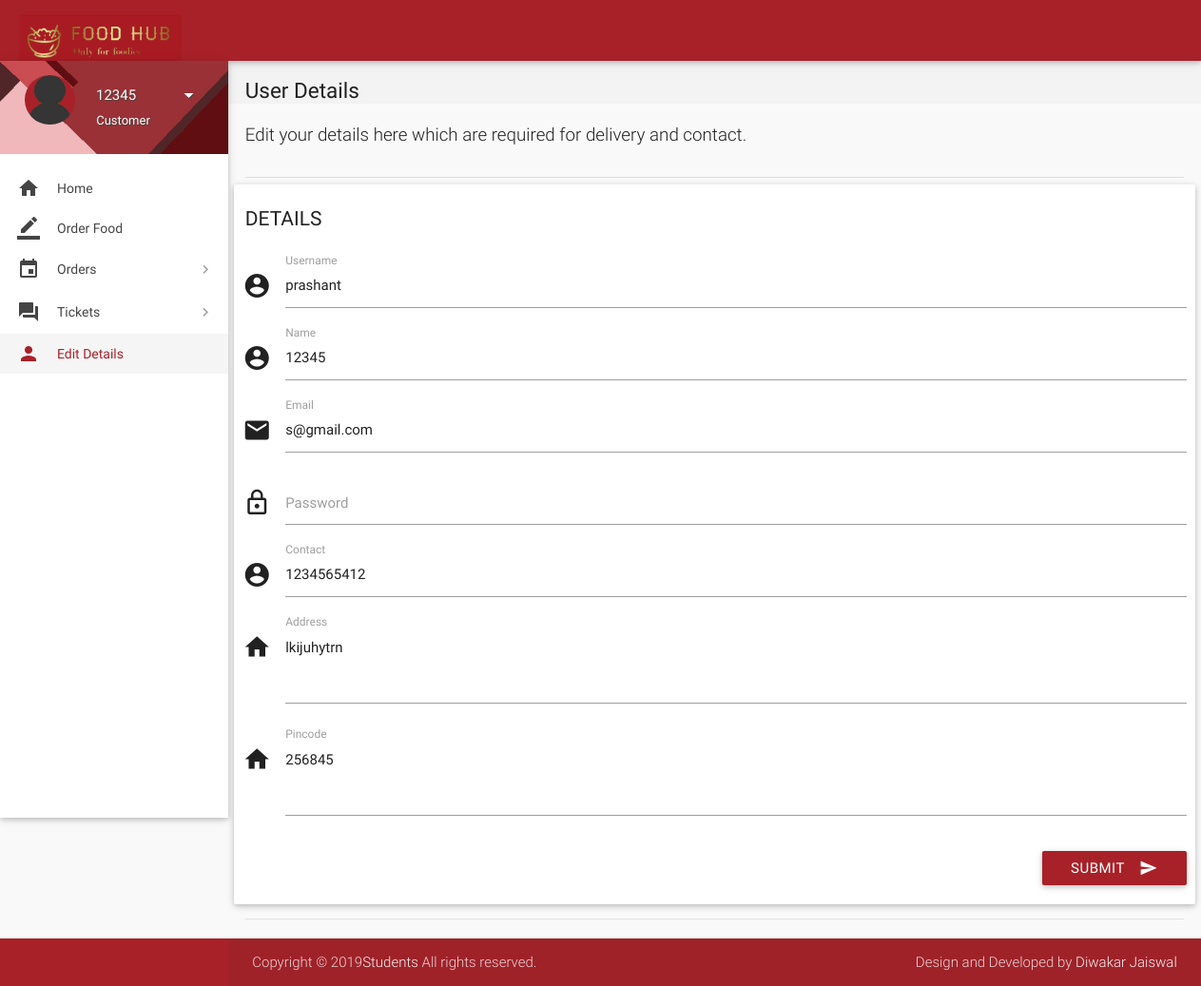
/details.php (signed in), run on the app's committed database.
### tables this page shows
CREATE TABLE `users` (
  `id` int(11) NOT NULL,
  `role` varchar(15) NOT NULL DEFAULT 'Customer',
  `name` varchar(15) NOT NULL,
  `username` varchar(10) NOT NULL,
  `password` varchar(16) NOT NULL,
  `email` varchar(35) DEFAULT NULL,
  `address` varchar(300) DEFAULT NULL,
  `pincode` int(6) NOT NULL,
  `contact` bigint(11) NOT NULL,
  `deleted` tinyint(4) NOT NULL DEFAULT '0'
);

### includes/connect.php (called while the page is built, shortened)
<?php
$role = $_SESSION['role'];
?>

### details.php (the view, shortened to what this page needs)
<?php
include 'includes/connect.php';
$user_id = $_SESSION['user_id'];
$result = mysqli_query($con, "SELECT * FROM users where id = $user_id");
while($row = mysqli_fetch_array($result)){
$name = $row['name'];
$address = $row['address'];
$contact = $row['contact'];
$email = $row['email'];
$username = $row['username'];
$pincode = $row['pincode'];
}
	if($_SESSION['customer_sid']==session_id())
	{
		?>
<!DOCTYPE html>
<html lang="en">
<head>
  <link href="css/materialize.min.css" type="text/css" rel="stylesheet" media="screen,projection">
  <link href="css/style.min.css" type="text/css" rel="stylesheet" media="screen,projection">
  <link href="css/custom/custom.min.css" type="text/css" rel="stylesheet" media="screen,projection">
  <link href="js/plugins/perfect-scrollbar/perfect-scrollbar.css" type="text/css" rel="stylesheet" media="screen,projection">
</head>
<body>
  <header id="header" class="page-topbar">
        <div class="navbar-fixed">
            <nav class="navbar-color">
                <div class="nav-wrapper">
                    <ul class="left">
                      <li><h1 class="logo-wrapper"><a href="order.php" class="brand-logo darken-1"><img src="images/logo.png" alt="logo"></a> <span class="logo-text">Logo</span></h1></li>
                    </ul>
                </div>
            </nav>
        </div>
  </header>
  <div id="main">
    <div class="wrapper">
      <aside id="left-sidebar-nav">
        <ul id="slide-out" class="side-nav fixed leftside-navigation">
            <li class="user-details cyan darken-2">
            <div class="row">
                <div class="col col s4 m4 l4">
                    <img src="images/avatar.jpg" alt="" class="circle responsive-img valign profile-image">
                </div>
                <div class="col col s8 m8 l8">
                    <a class="btn-flat dropdown-button waves-effect waves-light white-text profile-btn" href="#" data-activates="profile-dropdown"><?php echo $name;?> <i class="mdi-navigation-arrow-drop-down right"></i></a>
                    <p class="user-roal"><?php echo $role;?></p>
                </div>
            </div>
            </li>
            <li class="bold"><a href="index.php" class="waves-effect waves-cyan"><i class="mdi-action-home prefix"></i> Home</a>
            </li>
            <li class="bold"><a href="order.php" class="waves-effect waves-cyan"><i class="mdi-editor-border-color"></i> Order Food</a>
            </li>
                <li class="no-padding">
                    <ul class="collapsible collapsible-accordion">
                        <li class="bold"><a class="collapsible-header waves-effect waves-cyan"><i class="mdi-editor-insert-invitation"></i> Orders</a>
                        </li>
                    </ul>
                </li>
                <li class="no-padding">
                    <ul class="collapsible collapsible-accordion">
                        <li class="bold"><a class="collapsible-header waves-effect waves-cyan"><i class="mdi-action-question-answer"></i> Tickets</a>
                        </li>
                    </ul>
                </li>
            <li class="bold active"><a href="details.php" class="waves-effect waves-cyan"><i class="mdi-social-person"></i> Edit Details</a>
            </li>
        </ul>
        </aside>
      <section id="content">
        <div id="breadcrumbs-wrapper">
          <div class="container">
            <div class="row">
              <div class="col s12 m12 l12">
                <h5 class="breadcrumbs-title">User Details</h5>
              </div>
            </div>
          </div>
        </div>
        <div class="container">
          <p class="caption">Edit your details here which are required for delivery and contact.</p>
          <div class="divider"></div>
            <div class="row">
              <div class="col s12 m4 l3">
                <h4 class="header">Details</h4>
              </div>
<div>
                <div class="card-panel">
                  <div class="row">
                    <form class="formValidate" id="formValidate" method="post" action="routers/details-router.php" novalidate="novalidate"class="col s12">
                      <div class="row">
                        <div class="input-field col s12">
                          <i class="mdi-action-account-circle prefix"></i>
                          <input name="username" id="username" type="text" value="<?php echo $username;?>" data-error=".errorTxt1">
                          <label for="username" class="">Username</label>
                        </div>
                      </div>
                      <div class="row">
                        <div class="input-field col s12">
                          <i class="mdi-action-account-circle prefix"></i>
                          <input name="name" id="name" type="text" value="<?php echo $name;?>" data-error=".errorTxt2">
                          <label for="name" class="">Name</label>
                        </div>
                      </div>
                      <div class="row">
                        <div class="input-field col s12">
                          <i class="mdi-communication-email prefix"></i>
                          <input name="email" id="email" type="email" value="<?php echo $email;?>" data-error=".errorTxt3">
                          <label for="email" class="">Email</label>
                        </div>
                      </div>
                      <div class="row">
                        <div class="input-field col s12">
                          <i class="mdi-action-lock-outline prefix"></i>
                          <input name="password" id="password" type="password" data-error=".errorTxt4">
                          <label for="password" class="">Password</label>
                        </div>
                      </div>
                      <div class="row">
                        <div class="input-field col s12">
                          <i class="mdi-action-account-circle prefix"></i>
                          <input name="phone" id="phone" type="number" value="<?php echo $contact;?>" data-error=".errorTxt5">
                          <label for="phone" class="">Contact</label>
                        </div>
                      </div>
                      <div class="row">
                        <div class="input-field col s12">
                          <i class="mdi-action-home prefix"></i>
                          <textarea name="address" id="address" class="materialize-textarea validate" data-error=".errorTxt6"><?php echo $address;?></textarea>
                          <label for="address" class="">Address</label>
                        </div></div>
                        <div class="row">
                        <div class="input-field col s12">
                          <i class="mdi-action-home prefix"></i>
                          <textarea name="pincode" id="pincode" type="number"class="materialize-textarea validate" data-error=".errorTxt7"><?php echo $pincode;?></textarea>
                          <label for="Pincode" class="">Pincode</label>
                        </div></div>
                        <div class="row">
                          <div class="input-field col s12">
                            <button class="btn cyan waves-effect waves-light right" type="submit" name="action">Submit
                              <i class="mdi-content-send right"></i>
                            </button>
                          </div>
                        </div>
                      </div>
                  </div>
                </div>
              </div>
            <div class="divider"></div>
          </div>
      </section>
    </div>
  </div>
  <footer class="page-footer">
    <div class="footer-copyright">
      <div class="container">
        <span>Copyright © 2019<a class="grey-text text-lighten-4" href="#" target="_blank">Students</a> All rights reserved.</span>
        <span class="right"> Design and Developed by <a class="grey-text text-lighten-4" href="#">Diwakar Jaiswal</a></span>
        </div>
    </div>
  </footer>
</body>
</html>
<?php
	}
?>

### details.php (style rules this page uses)
.input-field label.active { width:100%; }

### data on the page
users: name "12345", username "prashant", email "s@gmail.com", phone "1234565412", address "lkijuhytrn", pincode "256845"

### other printed values
$role "Customer"
